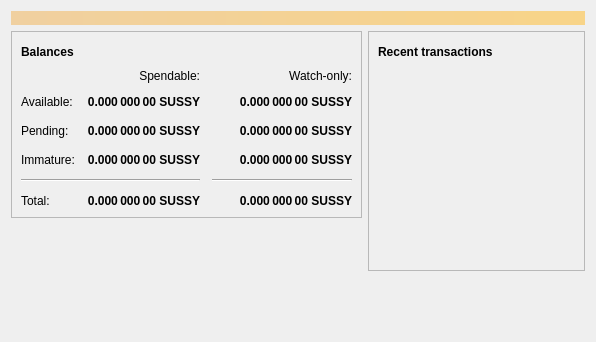
<?xml version="1.0" encoding="UTF-8"?>
<ui version="4.0">
 <class>OverviewPage</class>
 <widget class="QWidget" name="OverviewPage">
  <property name="geometry">
   <rect>
    <x>0</x>
    <y>0</y>
    <width>596</width>
    <height>342</height>
   </rect>
  </property>
  <property name="windowTitle">
   <string>Form</string>
  </property>
  <layout class="QVBoxLayout" name="topLayout">
   <item>
    <widget class="QLabel" name="labelAlerts">
     <property name="visible">
      <bool>false</bool>
     </property>
     <property name="styleSheet">
      <string notr="true">QLabel { background-color: qlineargradient(x1: 0, y1: 0, x2: 1, y2: 0, stop:0 #F0D0A0, stop:1 #F8D488); color:#000000; }</string>
     </property>
     <property name="wordWrap">
      <bool>true</bool>
     </property>
     <property name="margin">
      <number>3</number>
     </property>
     <property name="textInteractionFlags">
      <set>Qt::TextSelectableByMouse</set>
     </property>
    </widget>
   </item>
   <item>
    <layout class="QHBoxLayout" name="horizontalLayout" stretch="1,1">
     <item>
      <layout class="QVBoxLayout" name="verticalLayout_2">
       <item>
        <widget class="QFrame" name="frame">
         <property name="frameShape">
          <enum>QFrame::StyledPanel</enum>
         </property>
         <property name="frameShadow">
          <enum>QFrame::Raised</enum>
         </property>
         <layout class="QVBoxLayout" name="verticalLayout_4">
          <item>
           <layout class="QHBoxLayout" name="horizontalLayout_4">
            <item>
             <widget class="QLabel" name="label_5">
              <property name="font">
               <font>
                <weight>75</weight>
                <bold>true</bold>
               </font>
              </property>
              <property name="text">
               <string>Balances</string>
              </property>
             </widget>
            </item>
            <item>
             <widget class="QPushButton" name="labelWalletStatus">
              <property name="enabled">
               <bool>true</bool>
              </property>
              <property name="maximumSize">
               <size>
                <width>30</width>
                <height>16777215</height>
               </size>
              </property>
              <property name="toolTip">
               <string>The displayed information may be out of date. Your wallet automatically synchronizes with the Sustoken network after a connection is established, but this process has not completed yet.</string>
              </property>
              <property name="text">
               <string/>
              </property>
              <property name="icon">
               <iconset resource="../bitcoin.qrc">
                <normaloff>:/icons/warning</normaloff>
                <disabledoff>:/icons/warning</disabledoff>:/icons/warning</iconset>
              </property>
              <property name="iconSize">
               <size>
                <width>24</width>
                <height>24</height>
               </size>
              </property>
              <property name="flat">
               <bool>true</bool>
              </property>
             </widget>
            </item>
            <item>
             <spacer name="horizontalSpacer_3">
              <property name="orientation">
               <enum>Qt::Horizontal</enum>
              </property>
              <property name="sizeHint" stdset="0">
               <size>
                <width>40</width>
                <height>20</height>
               </size>
              </property>
             </spacer>
            </item>
           </layout>
          </item>
          <item>
           <layout class="QGridLayout" name="gridLayout">
            <property name="spacing">
             <number>12</number>
            </property>
            <item row="2" column="2">
             <widget class="QLabel" name="labelWatchPending">
              <property name="font">
               <font>
                <weight>75</weight>
                <bold>true</bold>
               </font>
              </property>
              <property name="cursor">
               <cursorShape>IBeamCursor</cursorShape>
              </property>
              <property name="toolTip">
               <string>Unconfirmed transactions to watch-only addresses</string>
              </property>
              <property name="text">
               <string notr="true">0.000 000 00 SUSSY</string>
              </property>
              <property name="alignment">
               <set>Qt::AlignRight|Qt::AlignTrailing|Qt::AlignVCenter</set>
              </property>
              <property name="textInteractionFlags">
               <set>Qt::LinksAccessibleByMouse|Qt::TextSelectableByKeyboard|Qt::TextSelectableByMouse</set>
              </property>
             </widget>
            </item>
            <item row="2" column="1">
             <widget class="QLabel" name="labelUnconfirmed">
              <property name="font">
               <font>
                <weight>75</weight>
                <bold>true</bold>
               </font>
              </property>
              <property name="cursor">
               <cursorShape>IBeamCursor</cursorShape>
              </property>
              <property name="toolTip">
               <string>Total of transactions that have yet to be confirmed, and do not yet count toward the spendable balance</string>
              </property>
              <property name="text">
               <string notr="true">0.000 000 00 SUSSY</string>
              </property>
              <property name="alignment">
               <set>Qt::AlignRight|Qt::AlignTrailing|Qt::AlignVCenter</set>
              </property>
              <property name="textInteractionFlags">
               <set>Qt::LinksAccessibleByMouse|Qt::TextSelectableByKeyboard|Qt::TextSelectableByMouse</set>
              </property>
             </widget>
            </item>
            <item row="3" column="2">
             <widget class="QLabel" name="labelWatchImmature">
              <property name="font">
               <font>
                <weight>75</weight>
                <bold>true</bold>
               </font>
              </property>
              <property name="cursor">
               <cursorShape>IBeamCursor</cursorShape>
              </property>
              <property name="toolTip">
               <string>Mined balance in watch-only addresses that has not yet matured</string>
              </property>
              <property name="text">
               <string notr="true">0.000 000 00 SUSSY</string>
              </property>
              <property name="alignment">
               <set>Qt::AlignRight|Qt::AlignTrailing|Qt::AlignVCenter</set>
              </property>
              <property name="textInteractionFlags">
               <set>Qt::LinksAccessibleByMouse|Qt::TextSelectableByKeyboard|Qt::TextSelectableByMouse</set>
              </property>
             </widget>
            </item>
            <item row="4" column="0" colspan="2">
             <widget class="Line" name="line">
              <property name="orientation">
               <enum>Qt::Horizontal</enum>
              </property>
             </widget>
            </item>
            <item row="4" column="2">
             <widget class="Line" name="lineWatchBalance">
              <property name="sizePolicy">
               <sizepolicy hsizetype="Preferred" vsizetype="Fixed">
                <horstretch>0</horstretch>
                <verstretch>0</verstretch>
               </sizepolicy>
              </property>
              <property name="minimumSize">
               <size>
                <width>140</width>
                <height>0</height>
               </size>
              </property>
              <property name="orientation">
               <enum>Qt::Horizontal</enum>
              </property>
             </widget>
            </item>
            <item row="5" column="0">
             <widget class="QLabel" name="labelTotalText">
              <property name="text">
               <string>Total:</string>
              </property>
             </widget>
            </item>
            <item row="3" column="1">
             <widget class="QLabel" name="labelImmature">
              <property name="font">
               <font>
                <weight>75</weight>
                <bold>true</bold>
               </font>
              </property>
              <property name="cursor">
               <cursorShape>IBeamCursor</cursorShape>
              </property>
              <property name="toolTip">
               <string>Mined balance that has not yet matured</string>
              </property>
              <property name="text">
               <string notr="true">0.000 000 00 SUSSY</string>
              </property>
              <property name="alignment">
               <set>Qt::AlignRight|Qt::AlignTrailing|Qt::AlignVCenter</set>
              </property>
              <property name="textInteractionFlags">
               <set>Qt::LinksAccessibleByMouse|Qt::TextSelectableByKeyboard|Qt::TextSelectableByMouse</set>
              </property>
             </widget>
            </item>
            <item row="2" column="3">
             <spacer name="horizontalSpacer_2">
              <property name="orientation">
               <enum>Qt::Horizontal</enum>
              </property>
              <property name="sizeHint" stdset="0">
               <size>
                <width>40</width>
                <height>20</height>
               </size>
              </property>
             </spacer>
            </item>
            <item row="3" column="0">
             <widget class="QLabel" name="labelImmatureText">
              <property name="text">
               <string>Immature:</string>
              </property>
             </widget>
            </item>
            <item row="5" column="1">
             <widget class="QLabel" name="labelTotal">
              <property name="font">
               <font>
                <weight>75</weight>
                <bold>true</bold>
               </font>
              </property>
              <property name="cursor">
               <cursorShape>IBeamCursor</cursorShape>
              </property>
              <property name="toolTip">
               <string>Your current total balance</string>
              </property>
              <property name="text">
               <string notr="true">0.000 000 00 SUSSY</string>
              </property>
              <property name="alignment">
               <set>Qt::AlignRight|Qt::AlignTrailing|Qt::AlignVCenter</set>
              </property>
              <property name="textInteractionFlags">
               <set>Qt::LinksAccessibleByMouse|Qt::TextSelectableByKeyboard|Qt::TextSelectableByMouse</set>
              </property>
             </widget>
            </item>
            <item row="5" column="2">
             <widget class="QLabel" name="labelWatchTotal">
              <property name="font">
               <font>
                <weight>75</weight>
                <bold>true</bold>
               </font>
              </property>
              <property name="cursor">
               <cursorShape>IBeamCursor</cursorShape>
              </property>
              <property name="toolTip">
               <string>Current total balance in watch-only addresses</string>
              </property>
              <property name="text">
               <string notr="true">0.000 000 00 SUSSY</string>
              </property>
              <property name="alignment">
               <set>Qt::AlignRight|Qt::AlignTrailing|Qt::AlignVCenter</set>
              </property>
              <property name="textInteractionFlags">
               <set>Qt::LinksAccessibleByMouse|Qt::TextSelectableByKeyboard|Qt::TextSelectableByMouse</set>
              </property>
             </widget>
            </item>
            <item row="0" column="2">
             <widget class="QLabel" name="labelWatchonly">
              <property name="text">
               <string>Watch-only:</string>
              </property>
              <property name="alignment">
               <set>Qt::AlignRight|Qt::AlignTrailing|Qt::AlignVCenter</set>
              </property>
             </widget>
            </item>
            <item row="1" column="0">
             <widget class="QLabel" name="labelBalanceText">
              <property name="text">
               <string>Available:</string>
              </property>
             </widget>
            </item>
            <item row="1" column="1">
             <widget class="QLabel" name="labelBalance">
              <property name="font">
               <font>
                <weight>75</weight>
                <bold>true</bold>
               </font>
              </property>
              <property name="cursor">
               <cursorShape>IBeamCursor</cursorShape>
              </property>
              <property name="toolTip">
               <string>Your current spendable balance</string>
              </property>
              <property name="text">
               <string notr="true">0.000 000 00 SUSSY</string>
              </property>
              <property name="alignment">
               <set>Qt::AlignRight|Qt::AlignTrailing|Qt::AlignVCenter</set>
              </property>
              <property name="textInteractionFlags">
               <set>Qt::LinksAccessibleByMouse|Qt::TextSelectableByKeyboard|Qt::TextSelectableByMouse</set>
              </property>
             </widget>
            </item>
            <item row="1" column="2">
             <widget class="QLabel" name="labelWatchAvailable">
              <property name="font">
               <font>
                <weight>75</weight>
                <bold>true</bold>
               </font>
              </property>
              <property name="cursor">
               <cursorShape>IBeamCursor</cursorShape>
              </property>
              <property name="toolTip">
               <string>Your current balance in watch-only addresses</string>
              </property>
              <property name="text">
               <string notr="true">0.000 000 00 SUSSY</string>
              </property>
              <property name="alignment">
               <set>Qt::AlignRight|Qt::AlignTrailing|Qt::AlignVCenter</set>
              </property>
              <property name="textInteractionFlags">
               <set>Qt::LinksAccessibleByMouse|Qt::TextSelectableByKeyboard|Qt::TextSelectableByMouse</set>
              </property>
             </widget>
            </item>
            <item row="2" column="0">
             <widget class="QLabel" name="labelPendingText">
              <property name="text">
               <string>Pending:</string>
              </property>
             </widget>
            </item>
            <item row="0" column="1">
             <widget class="QLabel" name="labelSpendable">
              <property name="text">
               <string>Spendable:</string>
              </property>
              <property name="alignment">
               <set>Qt::AlignRight|Qt::AlignTrailing|Qt::AlignVCenter</set>
              </property>
             </widget>
            </item>
           </layout>
          </item>
         </layout>
        </widget>
       </item>
       <item>
        <spacer name="verticalSpacer">
         <property name="orientation">
          <enum>Qt::Vertical</enum>
         </property>
         <property name="sizeHint" stdset="0">
          <size>
           <width>20</width>
           <height>40</height>
          </size>
         </property>
        </spacer>
       </item>
      </layout>
     </item>
     <item>
      <layout class="QVBoxLayout" name="verticalLayout_3">
       <item>
        <widget class="QFrame" name="frame_2">
         <property name="frameShape">
          <enum>QFrame::StyledPanel</enum>
         </property>
         <property name="frameShadow">
          <enum>QFrame::Raised</enum>
         </property>
         <layout class="QVBoxLayout" name="verticalLayout">
          <item>
           <layout class="QHBoxLayout" name="horizontalLayout_2">
            <item>
             <widget class="QLabel" name="label_4">
              <property name="font">
               <font>
                <weight>75</weight>
                <bold>true</bold>
               </font>
              </property>
              <property name="text">
               <string>Recent transactions</string>
              </property>
             </widget>
            </item>
            <item>
             <widget class="QPushButton" name="labelTransactionsStatus">
              <property name="enabled">
               <bool>true</bool>
              </property>
              <property name="maximumSize">
               <size>
                <width>30</width>
                <height>16777215</height>
               </size>
              </property>
              <property name="toolTip">
               <string>The displayed information may be out of date. Your wallet automatically synchronizes with the Sustoken network after a connection is established, but this process has not completed yet.</string>
              </property>
              <property name="text">
               <string/>
              </property>
              <property name="icon">
               <iconset resource="../bitcoin.qrc">
                <normaloff>:/icons/warning</normaloff>
                <disabledoff>:/icons/warning</disabledoff>:/icons/warning</iconset>
              </property>
              <property name="iconSize">
               <size>
                <width>24</width>
                <height>24</height>
               </size>
              </property>
              <property name="flat">
               <bool>true</bool>
              </property>
             </widget>
            </item>
            <item>
             <spacer name="horizontalSpacer">
              <property name="orientation">
               <enum>Qt::Horizontal</enum>
              </property>
              <property name="sizeHint" stdset="0">
               <size>
                <width>40</width>
                <height>20</height>
               </size>
              </property>
             </spacer>
            </item>
           </layout>
          </item>
          <item>
           <widget class="QListView" name="listTransactions">
            <property name="styleSheet">
             <string notr="true">QListView { background: transparent; }</string>
            </property>
            <property name="frameShape">
             <enum>QFrame::NoFrame</enum>
            </property>
            <property name="verticalScrollBarPolicy">
             <enum>Qt::ScrollBarAlwaysOff</enum>
            </property>
            <property name="horizontalScrollBarPolicy">
             <enum>Qt::ScrollBarAlwaysOff</enum>
            </property>
            <property name="selectionMode">
             <enum>QAbstractItemView::NoSelection</enum>
            </property>
           </widget>
          </item>
         </layout>
        </widget>
       </item>
       <item>
        <spacer name="verticalSpacer_2">
         <property name="orientation">
          <enum>Qt::Vertical</enum>
         </property>
         <property name="sizeHint" stdset="0">
          <size>
           <width>20</width>
           <height>40</height>
          </size>
         </property>
        </spacer>
       </item>
      </layout>
     </item>
    </layout>
   </item>
  </layout>
 </widget>
 <resources/>
 <connections/>
</ui>
